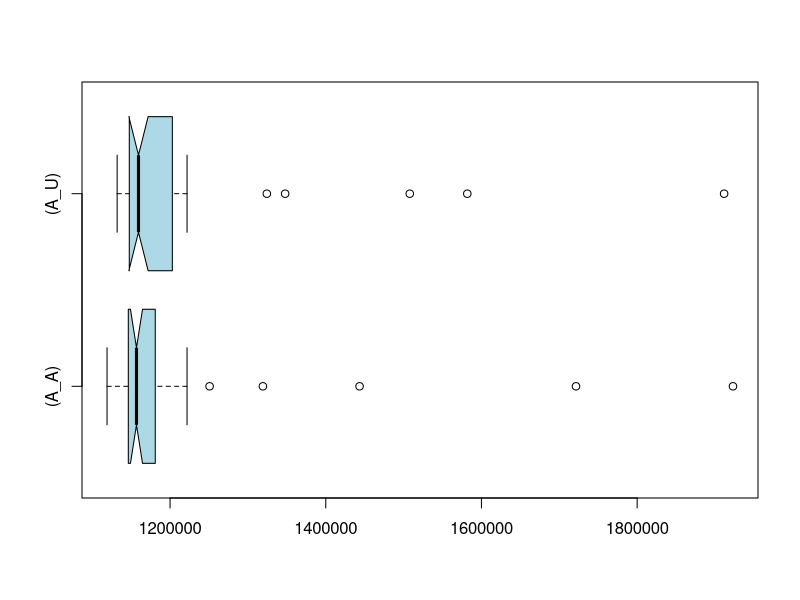

This chart was generated by the following R code:
if (exists("A_A")) remove("A_A")
if (exists("A_U")) remove("A_U")
if (exists("C_A")) remove("C_A")
if (exists("C_U")) remove("C_U")
A_U<-c(1168233,1170981,1144430,1213045,1152586,1507925,1151905,1134946,1143339,1142019,1134710,1139166,1219358,1135992,1170921,1147519,1132020,1180624,1161064,1219441,1164534,1147623,1184062,1153725,1150798,1168034,1156001,1198839,1149144,1141759,1209306,1171901,1581803,1180456,1157439,1156922,1156877,1911712,1324317,1202951,1150976,1147195,1215808,1184505,1148776,1347826,1144607,1207142,1157823,1221830)
A_A<-c(1443428,1139365,1139141,1148432,1180992,1155227,1146365,1145868,1151540,1177091,1151893,1148611,1177821,1148664,1146529,1158734,1191916,1144647,1137069,1721438,1174733,1145820,1159780,1190498,1181303,1153312,1150351,1148664,1130678,1182592,1137143,1192964,1132821,1319256,1200686,1164546,1158512,1923075,1119142,1221820,1119044,1150661,1153768,1160369,1177076,1250771,1167382,1171022,1139342,1176559)
if (exists("A_U")) boxplot.stats(A_U)
if (exists("A_A")) boxplot.stats(A_A)
if (exists("C_U")) boxplot.stats(C_U)
if (exists("C_A")) boxplot.stats(C_A)
if (exists("A_U")) summary(A_U)
if (exists("A_A")) summary(A_A)
if (exists("C_U")) summary(C_U)
if (exists("C_A")) summary(C_A)
if (exists("A_U")) boxplot(A_A,A_U,col="lightblue",horizontal=TRUE,match=TRUE,names=c("(A_A)","(A_U)"),notch=TRUE)
if (exists("C_U")) boxplot(C_A,C_U,col="lightblue",horizontal=TRUE,match=TRUE,names=c("(C_A)","(C_U)"),notch=TRUE)
